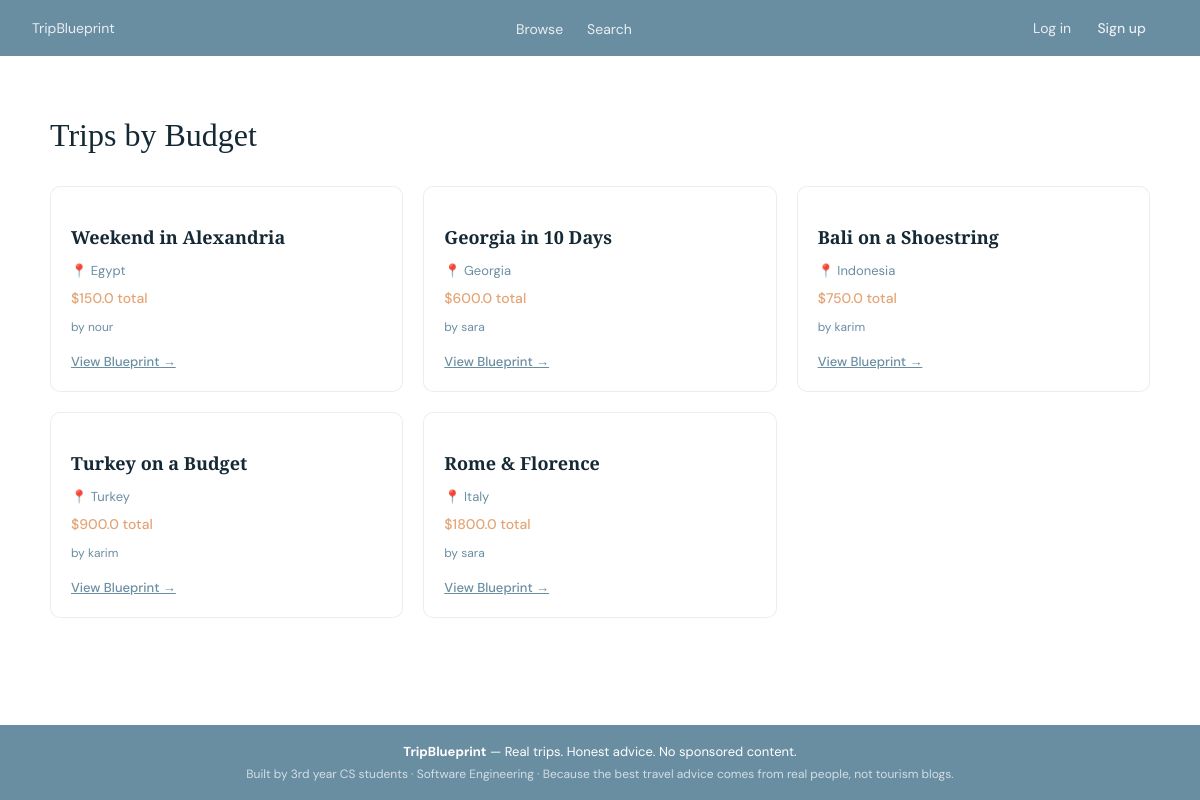
The app's page /filter with its own data.
### app/models.py (models this page shows)
class Trip(db.Model):
    id          = db.Column(db.Integer, primary_key=True)
    user_id     = db.Column(db.Integer, db.ForeignKey('user.id'), nullable=False)
    name        = db.Column(db.String(100), nullable=False)
    destination = db.Column(db.String(100), nullable=False)
    start_date  = db.Column(db.Date)
    end_date    = db.Column(db.Date)
    budget      = db.Column(db.Float, default=0)
    is_public   = db.Column(db.Boolean, default=False)
    accommodation = db.Column(db.String(500))
    highlights    = db.Column(db.Text)
    tips          = db.Column(db.Text)
    duration_days = db.Column(db.Integer)
    image_filename = db.Column(db.String(200))
    places  = db.relationship('Place', backref='trip', lazy=True, cascade='all, delete-orphan')
    reviews = db.relationship('Review', backref='trip', lazy=True, cascade='all, delete-orphan')

class User(UserMixin, db.Model):
    id         = db.Column(db.Integer, primary_key=True)
    username   = db.Column(db.String(80), unique=True, nullable=False)
    email      = db.Column(db.String(120), unique=True, nullable=False)
    password   = db.Column(db.String(200), nullable=False)
    created_at = db.Column(db.DateTime, default=datetime.utcnow)
    trips     = db.relationship('Trip', backref='user', lazy=True)
    wishlists = db.relationship('Wishlist', backref='user', lazy=True)
    reviews   = db.relationship('Review', backref='user', lazy=True)

### app/routes/place_routes.py (the view)
@place_bp.route('/filter')
def filter_trips():
    max_budget = request.args.get('max_budget', type=float)
    min_budget = request.args.get('min_budget', type=float)
    trips = Trip.query.filter(Trip.is_public == True)
    if max_budget is not None:
        trips = trips.filter(Trip.budget <= max_budget)
    if min_budget is not None:
        trips = trips.filter(Trip.budget >= min_budget)
    trips = trips.order_by(Trip.budget.asc()).all()
    return render_template('filter_results.html', trips=trips,
                           max_budget=max_budget, min_budget=min_budget)

### app/templates/filter_results.html (shortened to what this page needs)
{% extends "base.html" %}
{% block content %}
<div class="page">
  <h1 class="page-title">Trips by Budget</h1>
  <div class="trip-grid">
    {% for trip in trips %}
    <div class="trip-card">
      <h3>{{ trip.name }}</h3>
      <p>📍 {{ trip.destination }}</p>
      <p class="budget">${{ trip.budget }} total</p>
      <p style="font-size:12px; color:var(--text-soft);">by {{ trip.user.username }}</p>
      <a href="{{ url_for('trip.trip_detail', id=trip.id) }}">View Blueprint →</a>
    </div>
    {% else %}
    <p style="color:var(--text-soft);">No trips found in this budget range.</p>
    {% endfor %}
  </div>
</div>
{% endblock %}

### app/static/style.css (style rules this page uses)
:root { --navy: #152935; --blue: #698ea2; --terra: #e4a576; --sage: #ccd5d2; --peach: #f9c5b0; --white: #ffffff; --text: #152935; --text-soft: #698ea2; --sand: #F7F3EE; --font-heading: 'Playfair Display', serif; --font-body: 'DM Sans', sans-serif; --radius: 10px; --radius-sm: 6px; }
body { font-family: var(--font-body); color: var(--text); margin: 0; font-family: var(var(--font-body)); color: var(--text); margin:0; background-image: url('/static/pexels-acstudiomatic-14526640.jpg'); background-size: cover; background-attachment: fixed; background-position: center; }
.page { max-width: 1100px; margin: 0 auto; padding: 40px 32px; }
.page-title { font-family: var(--font-heading); font-size: 32px; font-weight: 500; color: var(--navy); margin-bottom: 8px; }
.trip-grid { display: grid; grid-template-columns: repeat(auto-fill, minmax(280px, 1fr)); gap: 20px; }
.trip-card { background: var(--white); border-radius: var(--radius); border: 1px solid rgba(0,0,0,0.07); padding: 20px; transition: transform 0.2s, box-shadow 0.2s; }
.trip-card h3 { font-family: var(--font-heading); font-size: 18px; color: var(--navy); margin-bottom: 6px; }
.trip-card p { font-size: 13px; color: var(--text-soft); margin-bottom: 4px; }
.trip-card .budget { font-size: 14px; font-weight: 500; color: var(--terra); margin-top: 10px; }
.trip-card a { display: inline-block; margin-top: 14px; font-size: 13px; color: var(--blue); font-weight: 500; }
body { display: flex; flex-direction: column; min-height: 100vh; }

### records on screen
Trip: name "Weekend in Alexandria", destination "Egypt", budget "150.0", user.username "nour"
Trip: name "Georgia in 10 Days", destination "Georgia", budget "600.0", user.username "sara"
Trip: name "Bali on a Shoestring", destination "Indonesia", budget "750.0", user.username "karim"
Trip: name "Turkey on a Budget", destination "Turkey", budget "900.0", user.username "karim"
Trip: name "Rome & Florence", destination "Italy", budget "1800.0", user.username "sara"
